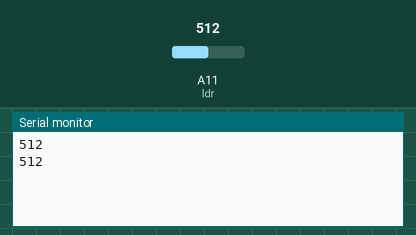
Recording of a sketch running on a simulated Arduino Mega 2560, built with avr-gcc and run on an emulated ATmega2560. Parts: the last lines printed to the serial monitor. Inputs (shaded band) come from the test bench; at power-on: A11 (ldr) = 512.

Above: at 2.8 s.
2.9 s: A11 (ldr) set to 716
At 4.3 s:
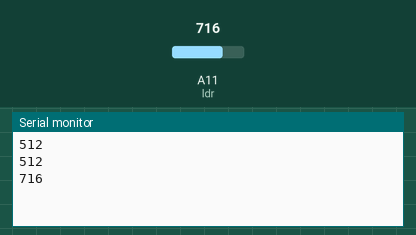
5.6 s: A11 (ldr) set to 900
At 7.1 s:
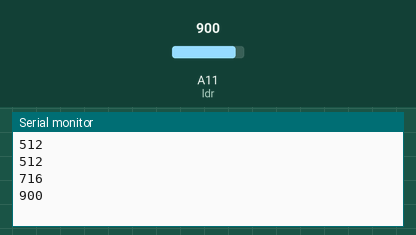
Timing chart, 0 to 8.6 s (numbered marks = the images above; inputs shaded):
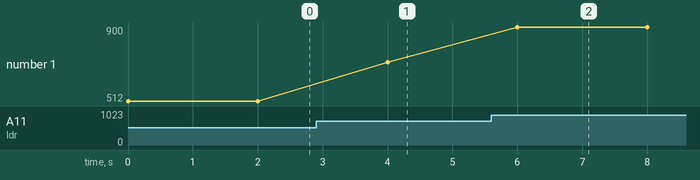

The sketch:

lichtSensor.ino
```cpp
//Analoge pin waarop de ldr is bevestigd
int ldr = A11;


void setup() {

//Begint de console en stelt de pin in als input
  pinMode(ldr, INPUT);
  Serial.begin(9600);

}

void loop() {

  //Print de waarde van de ldr
Serial.println(analogRead(ldr));
delay(2000);

}
```

Measured:
- after the input at 2.9 s, the serial monitor: prints a new line after 1.1 s (image 1)
- after the input at 5.6 s, the serial monitor: prints a new line after 0.40 s (image 2)
- plotted number 1: 512 → 716 after the input at 2.9 s, 716 → 900 after the input at 5.6 s
